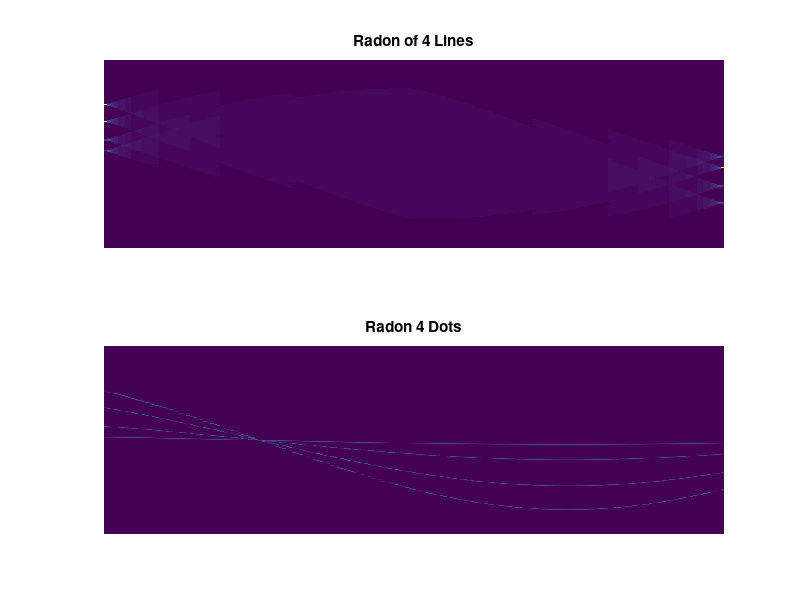
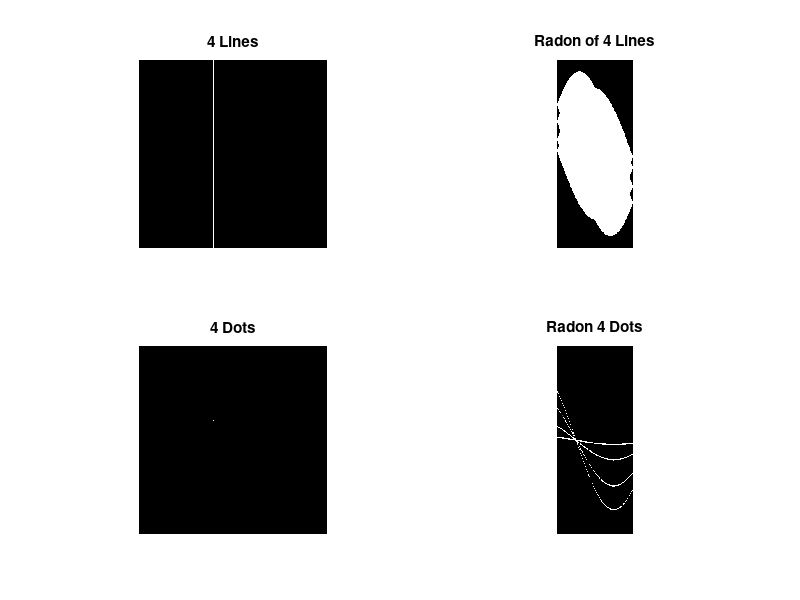

MATLAB code for these plots, in order:
% Timor Leiderman Project 1 image processing 2020
clear

I = zeros(313);
theta = 0:180;
[m,n] = size(I);

for i = 1:m
    for j = 1:n
        I(j,40) = 255;
        I(j,80) = 255;
        I(j,124) = 255;
        I(j,150) = 255;
    end
end

[R, xp] = radon(I,theta);

I1 = zeros(313);
I1(40,40) = 255;
I1(80,80) = 255;
I1(124,124) = 255;
I1(150,150) = 255;

[R1, xp1] = radon(I1,theta);
figure(1)
subplot(2,1,1)
imagesc(theta,xp,R);
title('Radon of 4 Lines')
axis('off')
subplot(2,1,2)
imagesc(theta,xp1,R1);
title('Radon 4 Dots')
axis('off')

figure(2)
subplot(2,2,1)
imshow(I);
title('4 Lines')
subplot(2,2,2)
imshow(R);
title('Radon of 4 Lines')

subplot(2,2,3)
imshow(I1);
title('4 Dots')
subplot(2,2,4)
imshow(R1);
title('Radon 4 Dots')

